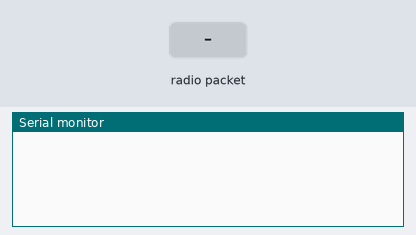
Bench run of a sketch on a simulated Arduino Uno, built with avr-gcc and run on an emulated ATmega328P. Parts: the last lines printed to the serial monitor. The test bench sets the inputs (shaded band). No radio packets arrive unless stated.

Above: at 2.2 s.
2.3 s: radio packet "1" arrives
At 3.2 s:
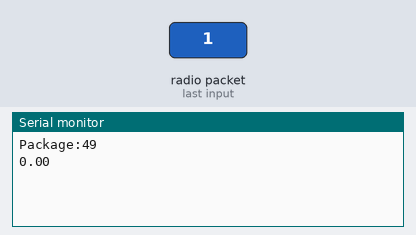
3.8 s: radio packet "0" arrives
At 4.3 s:
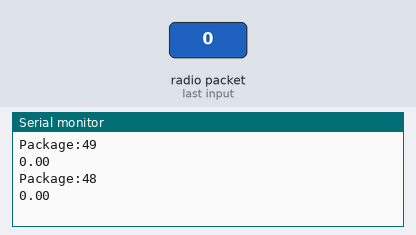
5.3 s: radio packet "2" arrives
At 6.7 s:
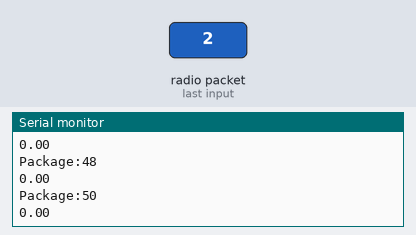

Measured:
- after the input at 2.3 s, the serial monitor: prints a new line at once (image 1)
- after the input at 3.8 s, the serial monitor: prints a new line at once (image 2)
- after the input at 5.3 s, the serial monitor: prints a new line at once (image 3)

The sketch:

RF_receive.ino
```cpp
#include <SPI.h>
#include "RF24.h"

RF24 myRadio (9, 10);
byte addresses[][6] = {"00100"};

struct package {
  int id=0;
  float temperature = 0.0;
  char  text[300] ="";
};

typedef struct package Package;
Package data;

void setup() {
  Serial.begin(115200);
  delay(1000);

  myRadio.begin();
  myRadio.setChannel(115);
  myRadio.setPALevel(RF24_PA_MIN);
  myRadio.setDataRate( RF24_250KBPS );

  myRadio.openReadingPipe(1, addresses[0]);
  myRadio.startListening();
}


void loop()  {
  if ( myRadio.available()) {
    while (myRadio.available()){
      myRadio.read( &data, sizeof(data) );
    }
    Serial.print("\nPackage:");
    Serial.print(data.id);
    Serial.print("\n");
    Serial.println(data.temperature);
    Serial.println(data.text);
  }
}
```
